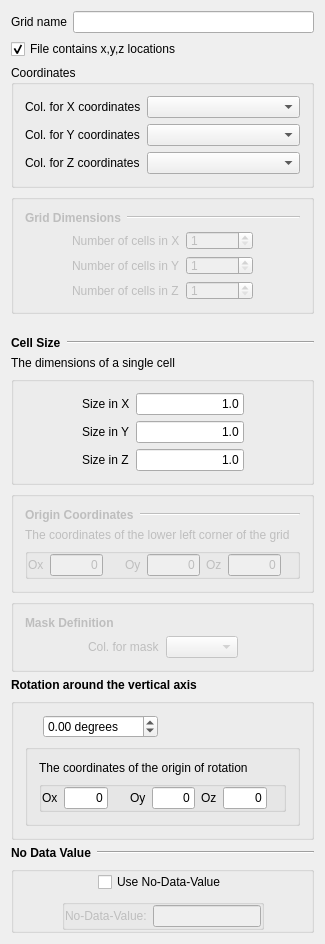
<?xml version="1.0" encoding="UTF-8"?>
<ui version="4.0">
 <class>CsvMaskedImport</class>
 <widget class="QWidget" name="CsvMaskedImport">
  <property name="geometry">
   <rect>
    <x>0</x>
    <y>0</y>
    <width>325</width>
    <height>881</height>
   </rect>
  </property>
  <property name="windowTitle">
   <string>Grid Characteristics</string>
  </property>
  <layout class="QVBoxLayout" name="verticalLayout_3">
   <item>
    <layout class="QHBoxLayout">
     <property name="spacing">
      <number>6</number>
     </property>
     <property name="margin">
      <number>0</number>
     </property>
     <item>
      <widget class="QLabel" name="TextLabel4_4">
       <property name="sizePolicy">
        <sizepolicy hsizetype="Fixed" vsizetype="Preferred">
         <horstretch>0</horstretch>
         <verstretch>0</verstretch>
        </sizepolicy>
       </property>
       <property name="text">
        <string>Grid name</string>
       </property>
       <property name="wordWrap">
        <bool>false</bool>
       </property>
      </widget>
     </item>
     <item>
      <widget class="QLineEdit" name="name_">
       <property name="toolTip">
        <string>name of new grid</string>
       </property>
      </widget>
     </item>
    </layout>
   </item>
   <item>
    <widget class="QCheckBox" name="is_xyz_locations_">
     <property name="text">
      <string>File contains x,y,z locations</string>
     </property>
     <property name="checked">
      <bool>true</bool>
     </property>
    </widget>
   </item>
   <item>
    <widget class="QGroupBox" name="xyz_column">
     <property name="enabled">
      <bool>true</bool>
     </property>
     <property name="title">
      <string>Coordinates</string>
     </property>
     <layout class="QGridLayout" name="gridLayout_3">
      <item row="0" column="0">
       <widget class="QLabel" name="TextLabel4">
        <property name="sizePolicy">
         <sizepolicy hsizetype="Fixed" vsizetype="Preferred">
          <horstretch>0</horstretch>
          <verstretch>0</verstretch>
         </sizepolicy>
        </property>
        <property name="text">
         <string>Col. for X coordinates</string>
        </property>
        <property name="wordWrap">
         <bool>false</bool>
        </property>
       </widget>
      </item>
      <item row="0" column="1">
       <widget class="QComboBox" name="X_col_name_"/>
      </item>
      <item row="1" column="0">
       <widget class="QLabel" name="TextLabel4_2">
        <property name="sizePolicy">
         <sizepolicy hsizetype="Fixed" vsizetype="Preferred">
          <horstretch>0</horstretch>
          <verstretch>0</verstretch>
         </sizepolicy>
        </property>
        <property name="text">
         <string>Col. for Y coordinates</string>
        </property>
        <property name="wordWrap">
         <bool>false</bool>
        </property>
       </widget>
      </item>
      <item row="1" column="1">
       <widget class="QComboBox" name="Y_col_name_"/>
      </item>
      <item row="2" column="0">
       <widget class="QLabel" name="TextLabel4_3">
        <property name="sizePolicy">
         <sizepolicy hsizetype="Fixed" vsizetype="Preferred">
          <horstretch>0</horstretch>
          <verstretch>0</verstretch>
         </sizepolicy>
        </property>
        <property name="text">
         <string>Col. for Z coordinates</string>
        </property>
        <property name="wordWrap">
         <bool>false</bool>
        </property>
       </widget>
      </item>
      <item row="2" column="1">
       <widget class="QComboBox" name="Z_col_name_"/>
      </item>
     </layout>
    </widget>
   </item>
   <item>
    <widget class="QGroupBox" name="nxyz_groupBox">
     <property name="enabled">
      <bool>false</bool>
     </property>
     <property name="maximumSize">
      <size>
       <width>32767</width>
       <height>120</height>
      </size>
     </property>
     <property name="title">
      <string/>
     </property>
     <layout class="QGridLayout" name="gridLayout_2">
      <item row="0" column="0">
       <widget class="QLabel" name="TextLabel1">
        <property name="sizePolicy">
         <sizepolicy hsizetype="Fixed" vsizetype="Fixed">
          <horstretch>0</horstretch>
          <verstretch>0</verstretch>
         </sizepolicy>
        </property>
        <property name="font">
         <font>
          <weight>75</weight>
          <bold>true</bold>
         </font>
        </property>
        <property name="text">
         <string>Grid Dimensions</string>
        </property>
        <property name="wordWrap">
         <bool>false</bool>
        </property>
       </widget>
      </item>
      <item row="0" column="1">
       <widget class="Line" name="Line1_2_3">
        <property name="sizePolicy">
         <sizepolicy hsizetype="Minimum" vsizetype="Fixed">
          <horstretch>0</horstretch>
          <verstretch>0</verstretch>
         </sizepolicy>
        </property>
        <property name="frameShape">
         <enum>QFrame::HLine</enum>
        </property>
        <property name="frameShadow">
         <enum>QFrame::Sunken</enum>
        </property>
       </widget>
      </item>
      <item row="1" column="0" colspan="2">
       <layout class="QHBoxLayout" name="horizontalLayout">
        <item>
         <spacer name="Spacer9">
          <property name="orientation">
           <enum>Qt::Horizontal</enum>
          </property>
          <property name="sizeType">
           <enum>QSizePolicy::Expanding</enum>
          </property>
          <property name="sizeHint" stdset="0">
           <size>
            <width>20</width>
            <height>20</height>
           </size>
          </property>
         </spacer>
        </item>
        <item>
         <layout class="QGridLayout" name="_4">
          <property name="margin">
           <number>0</number>
          </property>
          <property name="spacing">
           <number>6</number>
          </property>
          <item row="0" column="0">
           <widget class="QLabel" name="TextLabel4_6">
            <property name="sizePolicy">
             <sizepolicy hsizetype="Fixed" vsizetype="Preferred">
              <horstretch>0</horstretch>
              <verstretch>0</verstretch>
             </sizepolicy>
            </property>
            <property name="text">
             <string>Number of cells in X</string>
            </property>
            <property name="wordWrap">
             <bool>false</bool>
            </property>
           </widget>
          </item>
          <item row="1" column="1">
           <widget class="QSpinBox" name="ny_">
            <property name="sizePolicy">
             <sizepolicy hsizetype="Maximum" vsizetype="Fixed">
              <horstretch>0</horstretch>
              <verstretch>0</verstretch>
             </sizepolicy>
            </property>
            <property name="maximumSize">
             <size>
              <width>80</width>
              <height>32767</height>
             </size>
            </property>
            <property name="minimum">
             <number>1</number>
            </property>
            <property name="maximum">
             <number>1000000000</number>
            </property>
           </widget>
          </item>
          <item row="2" column="1">
           <widget class="QSpinBox" name="nz_">
            <property name="sizePolicy">
             <sizepolicy hsizetype="Maximum" vsizetype="Fixed">
              <horstretch>0</horstretch>
              <verstretch>0</verstretch>
             </sizepolicy>
            </property>
            <property name="maximumSize">
             <size>
              <width>80</width>
              <height>32767</height>
             </size>
            </property>
            <property name="minimum">
             <number>1</number>
            </property>
            <property name="maximum">
             <number>1000000000</number>
            </property>
           </widget>
          </item>
          <item row="1" column="0">
           <widget class="QLabel" name="TextLabel4_7">
            <property name="sizePolicy">
             <sizepolicy hsizetype="Fixed" vsizetype="Preferred">
              <horstretch>0</horstretch>
              <verstretch>0</verstretch>
             </sizepolicy>
            </property>
            <property name="text">
             <string>Number of cells in Y</string>
            </property>
            <property name="wordWrap">
             <bool>false</bool>
            </property>
           </widget>
          </item>
          <item row="0" column="1">
           <widget class="QSpinBox" name="nx_">
            <property name="sizePolicy">
             <sizepolicy hsizetype="Maximum" vsizetype="Fixed">
              <horstretch>0</horstretch>
              <verstretch>0</verstretch>
             </sizepolicy>
            </property>
            <property name="maximumSize">
             <size>
              <width>80</width>
              <height>32767</height>
             </size>
            </property>
            <property name="minimum">
             <number>1</number>
            </property>
            <property name="maximum">
             <number>100000000</number>
            </property>
           </widget>
          </item>
          <item row="2" column="0">
           <widget class="QLabel" name="TextLabel4_8">
            <property name="sizePolicy">
             <sizepolicy hsizetype="Fixed" vsizetype="Preferred">
              <horstretch>0</horstretch>
              <verstretch>0</verstretch>
             </sizepolicy>
            </property>
            <property name="text">
             <string>Number of cells in Z</string>
            </property>
            <property name="wordWrap">
             <bool>false</bool>
            </property>
           </widget>
          </item>
         </layout>
        </item>
        <item>
         <spacer name="Spacer8">
          <property name="orientation">
           <enum>Qt::Horizontal</enum>
          </property>
          <property name="sizeType">
           <enum>QSizePolicy::Expanding</enum>
          </property>
          <property name="sizeHint" stdset="0">
           <size>
            <width>20</width>
            <height>20</height>
           </size>
          </property>
         </spacer>
        </item>
       </layout>
      </item>
     </layout>
    </widget>
   </item>
   <item>
    <spacer name="Spacer14_2">
     <property name="orientation">
      <enum>Qt::Vertical</enum>
     </property>
     <property name="sizeType">
      <enum>QSizePolicy::Fixed</enum>
     </property>
     <property name="sizeHint" stdset="0">
      <size>
       <width>20</width>
       <height>16</height>
      </size>
     </property>
    </spacer>
   </item>
   <item>
    <layout class="QHBoxLayout">
     <property name="spacing">
      <number>6</number>
     </property>
     <property name="margin">
      <number>0</number>
     </property>
     <item>
      <widget class="QLabel" name="TextLabel1_2">
       <property name="sizePolicy">
        <sizepolicy hsizetype="Fixed" vsizetype="Fixed">
         <horstretch>0</horstretch>
         <verstretch>0</verstretch>
        </sizepolicy>
       </property>
       <property name="font">
        <font>
         <weight>75</weight>
         <bold>true</bold>
        </font>
       </property>
       <property name="text">
        <string>Cell Size</string>
       </property>
       <property name="wordWrap">
        <bool>false</bool>
       </property>
      </widget>
     </item>
     <item>
      <widget class="Line" name="Line1_2">
       <property name="sizePolicy">
        <sizepolicy hsizetype="Minimum" vsizetype="Fixed">
         <horstretch>0</horstretch>
         <verstretch>0</verstretch>
        </sizepolicy>
       </property>
       <property name="frameShape">
        <enum>QFrame::HLine</enum>
       </property>
       <property name="frameShadow">
        <enum>QFrame::Sunken</enum>
       </property>
      </widget>
     </item>
    </layout>
   </item>
   <item>
    <widget class="QLabel" name="TextLabel2_2">
     <property name="text">
      <string>The dimensions of a single cell</string>
     </property>
     <property name="wordWrap">
      <bool>false</bool>
     </property>
    </widget>
   </item>
   <item>
    <widget class="QGroupBox" name="GroupBox1_2">
     <property name="maximumSize">
      <size>
       <width>32767</width>
       <height>120</height>
      </size>
     </property>
     <property name="title">
      <string/>
     </property>
     <layout class="QHBoxLayout">
      <property name="spacing">
       <number>6</number>
      </property>
      <property name="margin">
       <number>11</number>
      </property>
      <item>
       <spacer name="Spacer9_2">
        <property name="orientation">
         <enum>Qt::Horizontal</enum>
        </property>
        <property name="sizeType">
         <enum>QSizePolicy::Expanding</enum>
        </property>
        <property name="sizeHint" stdset="0">
         <size>
          <width>20</width>
          <height>20</height>
         </size>
        </property>
       </spacer>
      </item>
      <item>
       <layout class="QGridLayout">
        <property name="margin">
         <number>0</number>
        </property>
        <property name="spacing">
         <number>6</number>
        </property>
        <item row="0" column="1">
         <widget class="QLineEdit" name="x_size_">
          <property name="text">
           <string>1.0</string>
          </property>
          <property name="alignment">
           <set>Qt::AlignRight</set>
          </property>
         </widget>
        </item>
        <item row="1" column="1">
         <widget class="QLineEdit" name="y_size_">
          <property name="text">
           <string>1.0</string>
          </property>
          <property name="alignment">
           <set>Qt::AlignRight</set>
          </property>
         </widget>
        </item>
        <item row="2" column="1">
         <widget class="QLineEdit" name="z_size_">
          <property name="text">
           <string>1.0</string>
          </property>
          <property name="alignment">
           <set>Qt::AlignRight</set>
          </property>
         </widget>
        </item>
        <item row="0" column="0">
         <widget class="QLabel" name="TextLabel4_5">
          <property name="sizePolicy">
           <sizepolicy hsizetype="Fixed" vsizetype="Preferred">
            <horstretch>0</horstretch>
            <verstretch>0</verstretch>
           </sizepolicy>
          </property>
          <property name="text">
           <string>Size in X</string>
          </property>
          <property name="wordWrap">
           <bool>false</bool>
          </property>
         </widget>
        </item>
        <item row="1" column="0">
         <widget class="QLabel" name="TextLabel4_2_2">
          <property name="sizePolicy">
           <sizepolicy hsizetype="Fixed" vsizetype="Preferred">
            <horstretch>0</horstretch>
            <verstretch>0</verstretch>
           </sizepolicy>
          </property>
          <property name="text">
           <string>Size in Y</string>
          </property>
          <property name="wordWrap">
           <bool>false</bool>
          </property>
         </widget>
        </item>
        <item row="2" column="0">
         <widget class="QLabel" name="TextLabel4_3_2">
          <property name="sizePolicy">
           <sizepolicy hsizetype="Fixed" vsizetype="Preferred">
            <horstretch>0</horstretch>
            <verstretch>0</verstretch>
           </sizepolicy>
          </property>
          <property name="text">
           <string>Size in Z</string>
          </property>
          <property name="wordWrap">
           <bool>false</bool>
          </property>
         </widget>
        </item>
       </layout>
      </item>
      <item>
       <spacer name="Spacer8_2">
        <property name="orientation">
         <enum>Qt::Horizontal</enum>
        </property>
        <property name="sizeType">
         <enum>QSizePolicy::Expanding</enum>
        </property>
        <property name="sizeHint" stdset="0">
         <size>
          <width>20</width>
          <height>20</height>
         </size>
        </property>
       </spacer>
      </item>
     </layout>
    </widget>
   </item>
   <item>
    <widget class="QGroupBox" name="origin_box">
     <property name="enabled">
      <bool>false</bool>
     </property>
     <property name="font">
      <font>
       <strikeout>false</strikeout>
       <kerning>true</kerning>
      </font>
     </property>
     <property name="title">
      <string/>
     </property>
     <layout class="QGridLayout" name="gridLayout">
      <item row="0" column="0">
       <widget class="QLabel" name="TextLabel1_2_2">
        <property name="sizePolicy">
         <sizepolicy hsizetype="Fixed" vsizetype="Fixed">
          <horstretch>0</horstretch>
          <verstretch>0</verstretch>
         </sizepolicy>
        </property>
        <property name="font">
         <font>
          <weight>75</weight>
          <bold>true</bold>
         </font>
        </property>
        <property name="text">
         <string>Origin Coordinates</string>
        </property>
        <property name="wordWrap">
         <bool>false</bool>
        </property>
       </widget>
      </item>
      <item row="0" column="1">
       <layout class="QHBoxLayout">
        <property name="spacing">
         <number>6</number>
        </property>
        <property name="margin">
         <number>0</number>
        </property>
        <item>
         <widget class="Line" name="Line1_2_2">
          <property name="sizePolicy">
           <sizepolicy hsizetype="Minimum" vsizetype="Fixed">
            <horstretch>0</horstretch>
            <verstretch>0</verstretch>
           </sizepolicy>
          </property>
          <property name="frameShape">
           <enum>QFrame::HLine</enum>
          </property>
          <property name="frameShadow">
           <enum>QFrame::Sunken</enum>
          </property>
         </widget>
        </item>
       </layout>
      </item>
      <item row="1" column="0" colspan="2">
       <widget class="QLabel" name="TextLabel2">
        <property name="text">
         <string>The coordinates of the lower left corner of the grid</string>
        </property>
        <property name="wordWrap">
         <bool>false</bool>
        </property>
       </widget>
      </item>
      <item row="2" column="0" colspan="2">
       <widget class="QGroupBox" name="GroupBox1_2_2">
        <property name="maximumSize">
         <size>
          <width>32767</width>
          <height>120</height>
         </size>
        </property>
        <property name="title">
         <string/>
        </property>
        <layout class="QGridLayout">
         <property name="margin">
          <number>0</number>
         </property>
         <item row="0" column="0">
          <widget class="QLabel" name="TextLabel4_5_2">
           <property name="sizePolicy">
            <sizepolicy hsizetype="Fixed" vsizetype="Preferred">
             <horstretch>0</horstretch>
             <verstretch>0</verstretch>
            </sizepolicy>
           </property>
           <property name="text">
            <string>Ox</string>
           </property>
           <property name="wordWrap">
            <bool>false</bool>
           </property>
          </widget>
         </item>
         <item row="0" column="1">
          <widget class="QLineEdit" name="xmn_">
           <property name="text">
            <string>0</string>
           </property>
           <property name="alignment">
            <set>Qt::AlignRight</set>
           </property>
          </widget>
         </item>
         <item row="0" column="2">
          <spacer name="Spacer10_2">
           <property name="orientation">
            <enum>Qt::Horizontal</enum>
           </property>
           <property name="sizeType">
            <enum>QSizePolicy::Fixed</enum>
           </property>
           <property name="sizeHint" stdset="0">
            <size>
             <width>16</width>
             <height>21</height>
            </size>
           </property>
          </spacer>
         </item>
         <item row="0" column="3">
          <widget class="QLabel" name="TextLabel4_5_2_2">
           <property name="sizePolicy">
            <sizepolicy hsizetype="Fixed" vsizetype="Preferred">
             <horstretch>0</horstretch>
             <verstretch>0</verstretch>
            </sizepolicy>
           </property>
           <property name="text">
            <string>Oy</string>
           </property>
           <property name="wordWrap">
            <bool>false</bool>
           </property>
          </widget>
         </item>
         <item row="0" column="4">
          <widget class="QLineEdit" name="ymn_">
           <property name="text">
            <string>0</string>
           </property>
           <property name="alignment">
            <set>Qt::AlignRight</set>
           </property>
          </widget>
         </item>
         <item row="0" column="5">
          <widget class="QLabel" name="TextLabel4_5_2_2_2">
           <property name="sizePolicy">
            <sizepolicy hsizetype="Fixed" vsizetype="Preferred">
             <horstretch>0</horstretch>
             <verstretch>0</verstretch>
            </sizepolicy>
           </property>
           <property name="text">
            <string>Oz</string>
           </property>
           <property name="wordWrap">
            <bool>false</bool>
           </property>
          </widget>
         </item>
         <item row="0" column="6">
          <widget class="QLineEdit" name="zmn_">
           <property name="text">
            <string>0</string>
           </property>
           <property name="alignment">
            <set>Qt::AlignRight</set>
           </property>
          </widget>
         </item>
         <item row="0" column="7">
          <spacer name="Spacer10_2_2">
           <property name="orientation">
            <enum>Qt::Horizontal</enum>
           </property>
           <property name="sizeType">
            <enum>QSizePolicy::Fixed</enum>
           </property>
           <property name="sizeHint" stdset="0">
            <size>
             <width>16</width>
             <height>20</height>
            </size>
           </property>
          </spacer>
         </item>
        </layout>
       </widget>
      </item>
     </layout>
    </widget>
   </item>
   <item>
    <widget class="QGroupBox" name="mask_def_box">
     <property name="enabled">
      <bool>false</bool>
     </property>
     <property name="title">
      <string/>
     </property>
     <layout class="QVBoxLayout" name="verticalLayout">
      <item>
       <widget class="QLabel" name="TextLabel1_2_2_2_3">
        <property name="sizePolicy">
         <sizepolicy hsizetype="Fixed" vsizetype="Fixed">
          <horstretch>0</horstretch>
          <verstretch>0</verstretch>
         </sizepolicy>
        </property>
        <property name="font">
         <font>
          <weight>75</weight>
          <bold>true</bold>
         </font>
        </property>
        <property name="text">
         <string>Mask Definition</string>
        </property>
        <property name="wordWrap">
         <bool>false</bool>
        </property>
       </widget>
      </item>
      <item>
       <layout class="QHBoxLayout" name="horizontalLayout_2">
        <item>
         <spacer name="horizontalSpacer">
          <property name="orientation">
           <enum>Qt::Horizontal</enum>
          </property>
          <property name="sizeHint" stdset="0">
           <size>
            <width>41</width>
            <height>20</height>
           </size>
          </property>
         </spacer>
        </item>
        <item>
         <widget class="QLabel" name="TextLabel4_9">
          <property name="sizePolicy">
           <sizepolicy hsizetype="Fixed" vsizetype="Preferred">
            <horstretch>0</horstretch>
            <verstretch>0</verstretch>
           </sizepolicy>
          </property>
          <property name="text">
           <string>Col. for mask</string>
          </property>
          <property name="wordWrap">
           <bool>false</bool>
          </property>
         </widget>
        </item>
        <item>
         <widget class="QComboBox" name="mask_col_name_"/>
        </item>
        <item>
         <spacer name="horizontalSpacer_2">
          <property name="orientation">
           <enum>Qt::Horizontal</enum>
          </property>
          <property name="sizeHint" stdset="0">
           <size>
            <width>41</width>
            <height>20</height>
           </size>
          </property>
         </spacer>
        </item>
       </layout>
      </item>
     </layout>
    </widget>
   </item>
   <item>
    <widget class="QLabel" name="TextLabel1_2_3">
     <property name="sizePolicy">
      <sizepolicy hsizetype="Fixed" vsizetype="Fixed">
       <horstretch>0</horstretch>
       <verstretch>0</verstretch>
      </sizepolicy>
     </property>
     <property name="font">
      <font>
       <weight>75</weight>
       <bold>true</bold>
      </font>
     </property>
     <property name="text">
      <string>Rotation around the vertical axis</string>
     </property>
     <property name="wordWrap">
      <bool>false</bool>
     </property>
    </widget>
   </item>
   <item>
    <widget class="QGroupBox" name="groupBox">
     <property name="title">
      <string/>
     </property>
     <layout class="QVBoxLayout" name="verticalLayout_2">
      <item>
       <layout class="QHBoxLayout" name="horizontalLayout_3">
        <item>
         <spacer name="horizontalSpacer_3">
          <property name="orientation">
           <enum>Qt::Horizontal</enum>
          </property>
          <property name="sizeHint" stdset="0">
           <size>
            <width>44</width>
            <height>20</height>
           </size>
          </property>
         </spacer>
        </item>
        <item>
         <widget class="QDoubleSpinBox" name="rotation_z_angle_">
          <property name="suffix">
           <string> degrees</string>
          </property>
          <property name="minimum">
           <double>-180.000000000000000</double>
          </property>
          <property name="maximum">
           <double>180.000000000000000</double>
          </property>
         </widget>
        </item>
        <item>
         <spacer name="horizontalSpacer_4">
          <property name="orientation">
           <enum>Qt::Horizontal</enum>
          </property>
          <property name="sizeHint" stdset="0">
           <size>
            <width>168</width>
            <height>20</height>
           </size>
          </property>
         </spacer>
        </item>
       </layout>
      </item>
      <item>
       <widget class="QGroupBox" name="rot_origin_box">
        <property name="enabled">
         <bool>true</bool>
        </property>
        <property name="font">
         <font>
          <strikeout>false</strikeout>
          <kerning>true</kerning>
         </font>
        </property>
        <property name="title">
         <string/>
        </property>
        <layout class="QGridLayout" name="gridLayout_4">
         <item row="1" column="0" colspan="2">
          <widget class="QGroupBox" name="GroupBox1_2_3">
           <property name="maximumSize">
            <size>
             <width>32767</width>
             <height>120</height>
            </size>
           </property>
           <property name="title">
            <string/>
           </property>
           <layout class="QGridLayout" name="_3">
            <property name="margin">
             <number>0</number>
            </property>
            <item row="0" column="0">
             <widget class="QLabel" name="TextLabel4_5_3">
              <property name="sizePolicy">
               <sizepolicy hsizetype="Fixed" vsizetype="Preferred">
                <horstretch>0</horstretch>
                <verstretch>0</verstretch>
               </sizepolicy>
              </property>
              <property name="text">
               <string>Ox</string>
              </property>
              <property name="wordWrap">
               <bool>false</bool>
              </property>
             </widget>
            </item>
            <item row="0" column="1">
             <widget class="QLineEdit" name="x_rot">
              <property name="text">
               <string>0</string>
              </property>
              <property name="alignment">
               <set>Qt::AlignRight</set>
              </property>
             </widget>
            </item>
            <item row="0" column="2">
             <spacer name="Spacer10_3">
              <property name="orientation">
               <enum>Qt::Horizontal</enum>
              </property>
              <property name="sizeType">
               <enum>QSizePolicy::Fixed</enum>
              </property>
              <property name="sizeHint" stdset="0">
               <size>
                <width>16</width>
                <height>21</height>
               </size>
              </property>
             </spacer>
            </item>
            <item row="0" column="3">
             <widget class="QLabel" name="TextLabel4_5_2_3">
              <property name="sizePolicy">
               <sizepolicy hsizetype="Fixed" vsizetype="Preferred">
                <horstretch>0</horstretch>
                <verstretch>0</verstretch>
               </sizepolicy>
              </property>
              <property name="text">
               <string>Oy</string>
              </property>
              <property name="wordWrap">
               <bool>false</bool>
              </property>
             </widget>
            </item>
            <item row="0" column="4">
             <widget class="QLineEdit" name="y_rot">
              <property name="text">
               <string>0</string>
              </property>
              <property name="alignment">
               <set>Qt::AlignRight</set>
              </property>
             </widget>
            </item>
            <item row="0" column="5">
             <widget class="QLabel" name="TextLabel4_5_2_2_3">
              <property name="sizePolicy">
               <sizepolicy hsizetype="Fixed" vsizetype="Preferred">
                <horstretch>0</horstretch>
                <verstretch>0</verstretch>
               </sizepolicy>
              </property>
              <property name="text">
               <string>Oz</string>
              </property>
              <property name="wordWrap">
               <bool>false</bool>
              </property>
             </widget>
            </item>
            <item row="0" column="6">
             <widget class="QLineEdit" name="z_rot">
              <property name="text">
               <string>0</string>
              </property>
              <property name="alignment">
               <set>Qt::AlignRight</set>
              </property>
             </widget>
            </item>
            <item row="0" column="7">
             <spacer name="Spacer10_2_3">
              <property name="orientation">
               <enum>Qt::Horizontal</enum>
              </property>
              <property name="sizeType">
               <enum>QSizePolicy::Fixed</enum>
              </property>
              <property name="sizeHint" stdset="0">
               <size>
                <width>16</width>
                <height>20</height>
               </size>
              </property>
             </spacer>
            </item>
           </layout>
          </widget>
         </item>
         <item row="0" column="0" colspan="2">
          <widget class="QLabel" name="TextLabel2_3">
           <property name="text">
            <string>The coordinates of the origin of rotation </string>
           </property>
           <property name="wordWrap">
            <bool>false</bool>
           </property>
          </widget>
         </item>
        </layout>
       </widget>
      </item>
     </layout>
    </widget>
   </item>
   <item>
    <layout class="QHBoxLayout">
     <property name="spacing">
      <number>6</number>
     </property>
     <property name="margin">
      <number>0</number>
     </property>
     <item>
      <widget class="QLabel" name="TextLabel1_2_2_2_2">
       <property name="sizePolicy">
        <sizepolicy hsizetype="Fixed" vsizetype="Fixed">
         <horstretch>0</horstretch>
         <verstretch>0</verstretch>
        </sizepolicy>
       </property>
       <property name="font">
        <font>
         <weight>75</weight>
         <bold>true</bold>
        </font>
       </property>
       <property name="text">
        <string>No Data Value</string>
       </property>
       <property name="wordWrap">
        <bool>false</bool>
       </property>
      </widget>
     </item>
     <item>
      <widget class="Line" name="Line1_2_2_2_2">
       <property name="sizePolicy">
        <sizepolicy hsizetype="Minimum" vsizetype="Fixed">
         <horstretch>0</horstretch>
         <verstretch>0</verstretch>
        </sizepolicy>
       </property>
       <property name="frameShape">
        <enum>QFrame::HLine</enum>
       </property>
       <property name="frameShadow">
        <enum>QFrame::Sunken</enum>
       </property>
      </widget>
     </item>
    </layout>
   </item>
   <item>
    <widget class="QGroupBox" name="groupBox5">
     <property name="title">
      <string/>
     </property>
     <layout class="QVBoxLayout">
      <property name="margin">
       <number>0</number>
      </property>
      <item>
       <layout class="QHBoxLayout">
        <property name="margin">
         <number>0</number>
        </property>
        <item>
         <spacer name="spacer24">
          <property name="orientation">
           <enum>Qt::Horizontal</enum>
          </property>
          <property name="sizeType">
           <enum>QSizePolicy::Expanding</enum>
          </property>
          <property name="sizeHint" stdset="0">
           <size>
            <width>31</width>
            <height>21</height>
           </size>
          </property>
         </spacer>
        </item>
        <item>
         <widget class="QCheckBox" name="use_no_data_value_">
          <property name="text">
           <string>Use No-Data-Value</string>
          </property>
         </widget>
        </item>
        <item>
         <spacer name="spacer25">
          <property name="orientation">
           <enum>Qt::Horizontal</enum>
          </property>
          <property name="sizeType">
           <enum>QSizePolicy::Expanding</enum>
          </property>
          <property name="sizeHint" stdset="0">
           <size>
            <width>31</width>
            <height>20</height>
           </size>
          </property>
         </spacer>
        </item>
       </layout>
      </item>
      <item>
       <layout class="QHBoxLayout">
        <property name="margin">
         <number>0</number>
        </property>
        <item>
         <spacer name="spacer23">
          <property name="orientation">
           <enum>Qt::Horizontal</enum>
          </property>
          <property name="sizeType">
           <enum>QSizePolicy::Expanding</enum>
          </property>
          <property name="sizeHint" stdset="0">
           <size>
            <width>22</width>
            <height>21</height>
           </size>
          </property>
         </spacer>
        </item>
        <item>
         <widget class="QGroupBox" name="NoDataValueBox">
          <property name="enabled">
           <bool>false</bool>
          </property>
          <property name="title">
           <string/>
          </property>
          <layout class="QHBoxLayout">
           <property name="margin">
            <number>0</number>
           </property>
           <item>
            <widget class="QLabel" name="textLabel1">
             <property name="text">
              <string>No-Data-Value:</string>
             </property>
             <property name="wordWrap">
              <bool>false</bool>
             </property>
            </widget>
           </item>
           <item>
            <widget class="QLineEdit" name="no_data_value_edit_"/>
           </item>
          </layout>
         </widget>
        </item>
        <item>
         <spacer name="spacer22">
          <property name="orientation">
           <enum>Qt::Horizontal</enum>
          </property>
          <property name="sizeType">
           <enum>QSizePolicy::Expanding</enum>
          </property>
          <property name="sizeHint" stdset="0">
           <size>
            <width>22</width>
            <height>21</height>
           </size>
          </property>
         </spacer>
        </item>
       </layout>
      </item>
     </layout>
    </widget>
   </item>
   <item>
    <spacer name="verticalSpacer">
     <property name="orientation">
      <enum>Qt::Vertical</enum>
     </property>
     <property name="sizeHint" stdset="0">
      <size>
       <width>20</width>
       <height>178</height>
      </size>
     </property>
    </spacer>
   </item>
  </layout>
 </widget>
 <layoutdefault spacing="6" margin="11"/>
 <pixmapfunction>qPixmapFromMimeSource</pixmapfunction>
 <tabstops>
  <tabstop>name_</tabstop>
  <tabstop>is_xyz_locations_</tabstop>
  <tabstop>nx_</tabstop>
  <tabstop>ny_</tabstop>
  <tabstop>nz_</tabstop>
  <tabstop>x_size_</tabstop>
  <tabstop>y_size_</tabstop>
  <tabstop>z_size_</tabstop>
  <tabstop>xmn_</tabstop>
  <tabstop>ymn_</tabstop>
  <tabstop>zmn_</tabstop>
  <tabstop>use_no_data_value_</tabstop>
  <tabstop>no_data_value_edit_</tabstop>
 </tabstops>
 <resources/>
 <connections>
  <connection>
   <sender>use_no_data_value_</sender>
   <signal>toggled(bool)</signal>
   <receiver>NoDataValueBox</receiver>
   <slot>setEnabled(bool)</slot>
   <hints>
    <hint type="sourcelabel">
     <x>20</x>
     <y>20</y>
    </hint>
    <hint type="destinationlabel">
     <x>20</x>
     <y>20</y>
    </hint>
   </hints>
  </connection>
  <connection>
   <sender>is_xyz_locations_</sender>
   <signal>toggled(bool)</signal>
   <receiver>nxyz_groupBox</receiver>
   <slot>setDisabled(bool)</slot>
   <hints>
    <hint type="sourcelabel">
     <x>160</x>
     <y>48</y>
    </hint>
    <hint type="destinationlabel">
     <x>137</x>
     <y>437</y>
    </hint>
   </hints>
  </connection>
  <connection>
   <sender>is_xyz_locations_</sender>
   <signal>toggled(bool)</signal>
   <receiver>origin_box</receiver>
   <slot>setDisabled(bool)</slot>
   <hints>
    <hint type="sourcelabel">
     <x>160</x>
     <y>48</y>
    </hint>
    <hint type="destinationlabel">
     <x>152</x>
     <y>541</y>
    </hint>
   </hints>
  </connection>
  <connection>
   <sender>is_xyz_locations_</sender>
   <signal>toggled(bool)</signal>
   <receiver>xyz_column</receiver>
   <slot>setEnabled(bool)</slot>
   <hints>
    <hint type="sourcelabel">
     <x>160</x>
     <y>48</y>
    </hint>
    <hint type="destinationlabel">
     <x>119</x>
     <y>119</y>
    </hint>
   </hints>
  </connection>
  <connection>
   <sender>is_xyz_locations_</sender>
   <signal>toggled(bool)</signal>
   <receiver>mask_def_box</receiver>
   <slot>setDisabled(bool)</slot>
   <hints>
    <hint type="sourcelabel">
     <x>86</x>
     <y>45</y>
    </hint>
    <hint type="destinationlabel">
     <x>146</x>
     <y>608</y>
    </hint>
   </hints>
  </connection>
 </connections>
</ui>
